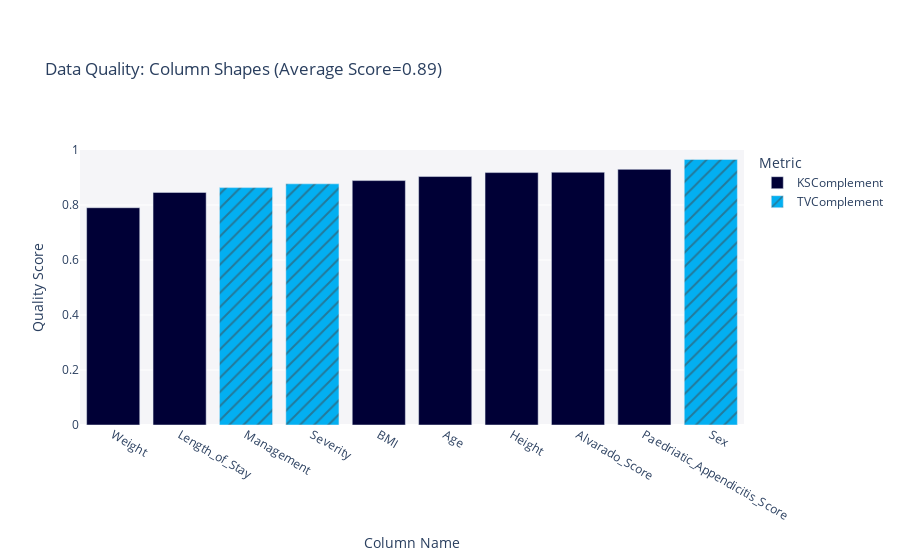

This figure's notebook cell:
### Code cell
quality_report.get_visualization('Column Shapes')

### Figure 1 — Plotly figure (JSON) as saved in the notebook; plotly's stock layout.template omitted (floating-point values rounded to 4 significant figures)
{"data": [{"alignmentgroup": "True", "customdata": [["KSComplement"], ["KSComplement"], ["KSComplement"], ["KSComplement"], ["KSComplement"], ["KSComplement"], ["KSComplement"]], "hovertemplate": "<b>%{hovertext}</b><br><br>Metric=%{customdata[0]}<br>Quality Score=%{y}<extra></extra>", "hovertext": ["Age", "BMI", "Height", "Weight", "Length_of_Stay", "Alvarado_Score", "Paedriatic_Appendicitis_Score"], "legendgroup": "KSComplement", "marker": {"color": "#000036", "pattern": {"shape": ""}}, "name": "KSComplement", "offsetgroup": "KSComplement", "orientation": "v", "showlegend": true, "textposition": "auto", "type": "bar", "x": ["Age", "BMI", "Height", "Weight", "Length_of_Stay", "Alvarado_Score", "Paedriatic_Appendicitis_Score"], "xaxis": "x", "y": [0.9035, 0.8888, 0.9179, 0.7901, 0.8458, 0.9191, 0.9296], "yaxis": "y"}, {"alignmentgroup": "True", "customdata": [["TVComplement"], ["TVComplement"], ["TVComplement"]], "hovertemplate": "<b>%{hovertext}</b><br><br>Metric=%{customdata[0]}<br>Quality Score=%{y}<extra></extra>", "hovertext": ["Sex", "Management", "Severity"], "legendgroup": "TVComplement", "marker": {"color": "#03AFF1", "pattern": {"shape": "/"}}, "name": "TVComplement", "offsetgroup": "TVComplement", "orientation": "v", "showlegend": true, "textposition": "auto", "type": "bar", "x": ["Sex", "Management", "Severity"], "xaxis": "x", "y": [0.9658, 0.8632, 0.877], "yaxis": "y"}], "layout": {"barmode": "relative", "legend": {"title": {"text": "Metric"}, "tracegroupgap": 0}, "margin": {"t": 150}, "plot_bgcolor": "#F5F5F8", "title": {"text": "Data Quality: Column Shapes (Average Score=0.89)"}, "xaxis": {"anchor": "y", "categoryorder": "total ascending", "domain": [0, 1], "title": {"text": "Column Name"}}, "yaxis": {"anchor": "x", "domain": [0, 1], "range": [0, 1], "title": {"text": "Quality Score"}}}}
